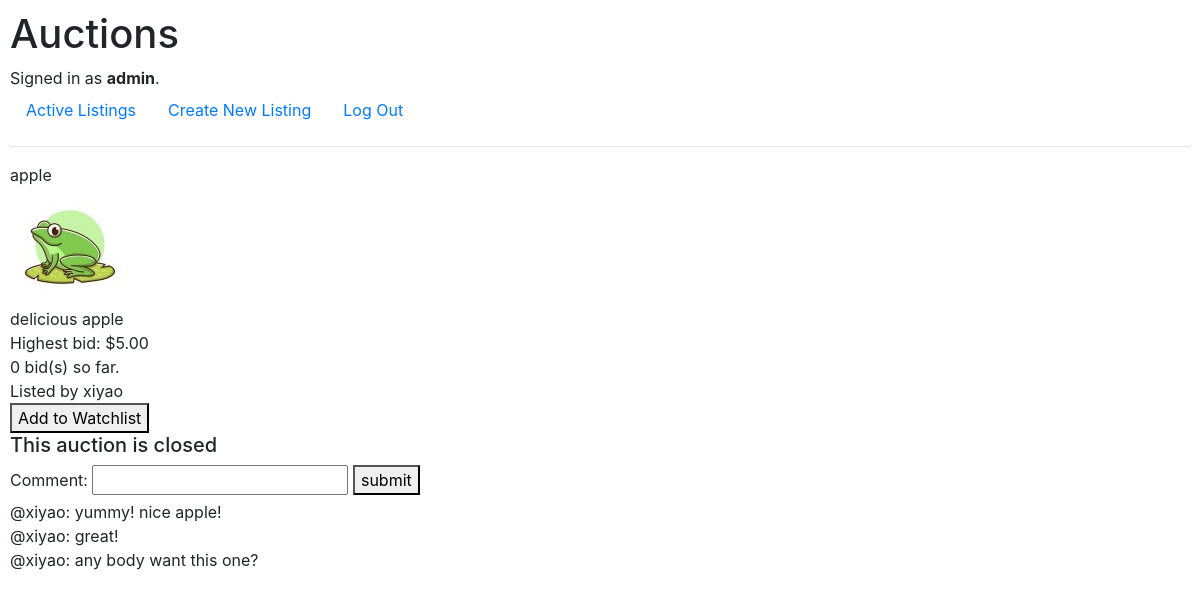
Screenshot of /listing/4 (signed in) with the database file from the repository.
### auctions/models.py (models this page shows, shortened)
class User(AbstractUser):
    pass
    watchlist = models.ManyToManyField('AuctionListing', related_name="watchers", null=True, blank=True)

class AuctionListing(models.Model):
    owner = models.ForeignKey(User, on_delete=models.CASCADE, related_name="listings")
    title = models.CharField(max_length=64)
    description = models.CharField(max_length=500)
    image = models.ImageField(upload_to="auctions", null=True, blank=True)
    comments = models.ManyToManyField(Comment, related_name="listing", null=True, blank=True)
    starting_bid = models.DecimalField(decimal_places=2, max_digits=6)
    active = models.BooleanField(default=True)
    categories = models.ManyToManyField(Category, related_name="listings")

class Comment(models.Model):
    author = models.ForeignKey(User, on_delete=models.CASCADE, related_name="comments")
    content = models.CharField(max_length=140)

### auctions/views.py (the view)
# urls.py: path("listing/<str:id>", views.listing, name="listing"),
def listing(request, id):
    if AuctionListing.objects.filter(id=id).exists():
        listing = AuctionListing.objects.get(id=id)
        owner = listing.owner
        bid_num =  listing.bids.count()
        if bid_num > 0:
            won_bid = listing.bids.order_by("-price").first()
            highest_bid = won_bid.price
            won_user = won_bid.bid_maker
            lowest_price = highest_bid + Decimal(0.01)
        else:
            won_user = None
            highest_bid = listing.starting_bid
            lowest_price = highest_bid
        watchlist_form = None
        is_watched = False
        close_form = None
        comment_form = None
        bid_form = None
        is_winner = False
        if request.user.is_authenticated:
            comment_form = CommentForm(initial={"listing_id": listing.id})
            watchlist_form = WatchlistForm(initial={"listing_id": listing.id})
            if request.user.watchlist.filter(id=listing.id).exists():
                is_watched = True
            if request.user == owner and listing.active:
                close_form = CloseListingForm(initial={"listing_id": listing.id})
            else:
                if listing.active:
                    bid_form = BidForm(initial={
                        "listing_id": listing.id
                    })
                    bid_form.fields["price"].widget.attrs['min'] = lowest_price
                elif won_user == request.user:
                    is_winner = True
        return render(request, "auctions/listing.html", {
            "listing": listing,
            "highest_bid": highest_bid,
            "bid_num": bid_num,
            "owner": owner,
            "close_form": close_form,
            "comment_form": comment_form,
            "bid_form": bid_form,
            "is_winner": is_winner,
            "watchlist_form": watchlist_form,
            "is_watched": is_watched
        })
    return HttpResponseRedirect(reverse("index"))

### auctions/views.py
class CommentForm(forms.Form):
    listing_id = forms.CharField(widget=forms.HiddenInput())
    content = forms.CharField(label="Comment", max_length=140)

class WatchlistForm(forms.Form):
    listing_id = forms.CharField(widget=forms.HiddenInput())

### auctions/templates/auctions/listing.html (shortened to what this page needs)
{% extends 'auctions/layout.html' %}
{% block body %}
    <div>{{ listing.title }}</div>
    {% if listing.image %}
    <img src="{{ MEDIA_URL }}{{ listing.image.url }}" alt="{{listing.title}}">
    {% endif %}
    <div>
        {{ listing.description }}
    </div>
    <div>
        Highest bid: ${{ highest_bid }}
    </div>
    <div>
        {{ bid_num}} bid(s) so far.
    </div>
    <div>
        Listed by {{ owner.username }}
    </div>
    {% if watchlist_form %}
        <form action="">
            <button>
                {% if is_watched %}
                    Remove form Watchlist
                {% else %}
                    Add to Watchlist
                {% endif %}
            </button>
        </form>
    {% endif %}
    {% if not listing.active %}
        <h5>This auction is closed</h5>
    {% endif %}
    {% if comment_form %}
    <form action="{% url 'comment' %}" method="post">
        {{ comment_form }}
        <button>submit</button>
    </form>
    {% endif %}
    {% for comment in listing.comments.all %}
        <div>@{{ comment.author }}: {{ comment.content }}</div>
    {% endfor %}
{% endblock %}

### auctions/templates/auctions/layout.html (shortened to what this page needs)
{% load static %}
<!DOCTYPE html>
<html lang="en">
    <head>
        <link rel="stylesheet" href="https://stackpath.bootstrapcdn.com/bootstrap/4.4.1/css/bootstrap.min.css">
        <link href="{% static 'auctions/styles.css' %}" rel="stylesheet">
    </head>
    <body>
        <h1>Auctions</h1>
        <div>
            {% if user.is_authenticated %}
                Signed in as <strong>{{ user.username }}</strong>.
            {% else %}
                Not signed in.
            {% endif %}
        </div>
        <ul class="nav">
            <li class="nav-item">
                <a class="nav-link" href="{% url 'index' %}">Active Listings</a>
            </li>
            {% if user.is_authenticated %}
                <li class="nav-item">
                    <a class="nav-link" href="{% url 'create' %}">Create New Listing</a>
                </li>
                <li class="nav-item">
                    <a class="nav-link" href="{% url 'logout' %}">Log Out</a>
                </li>
            {% endif %}
        </ul>
        <hr>
        {% block body %}
        {% endblock %}
    </body>
</html>

### auctions/static/auctions/styles.css (style rules this page uses)
body { padding: 10px; }

### rows the page displays
User: username "admin"
AuctionListing: title "apple", image (picture), description "delicious apple", starting_bid "5.00"
User: username "xiyao"
Comment: author "xiyao", content "yummy! nice apple!"
Comment: author "xiyao", content "great!"
Comment: author "xiyao", content "any body want this one?"

### other values shown
{{ bid_num }} "0"
